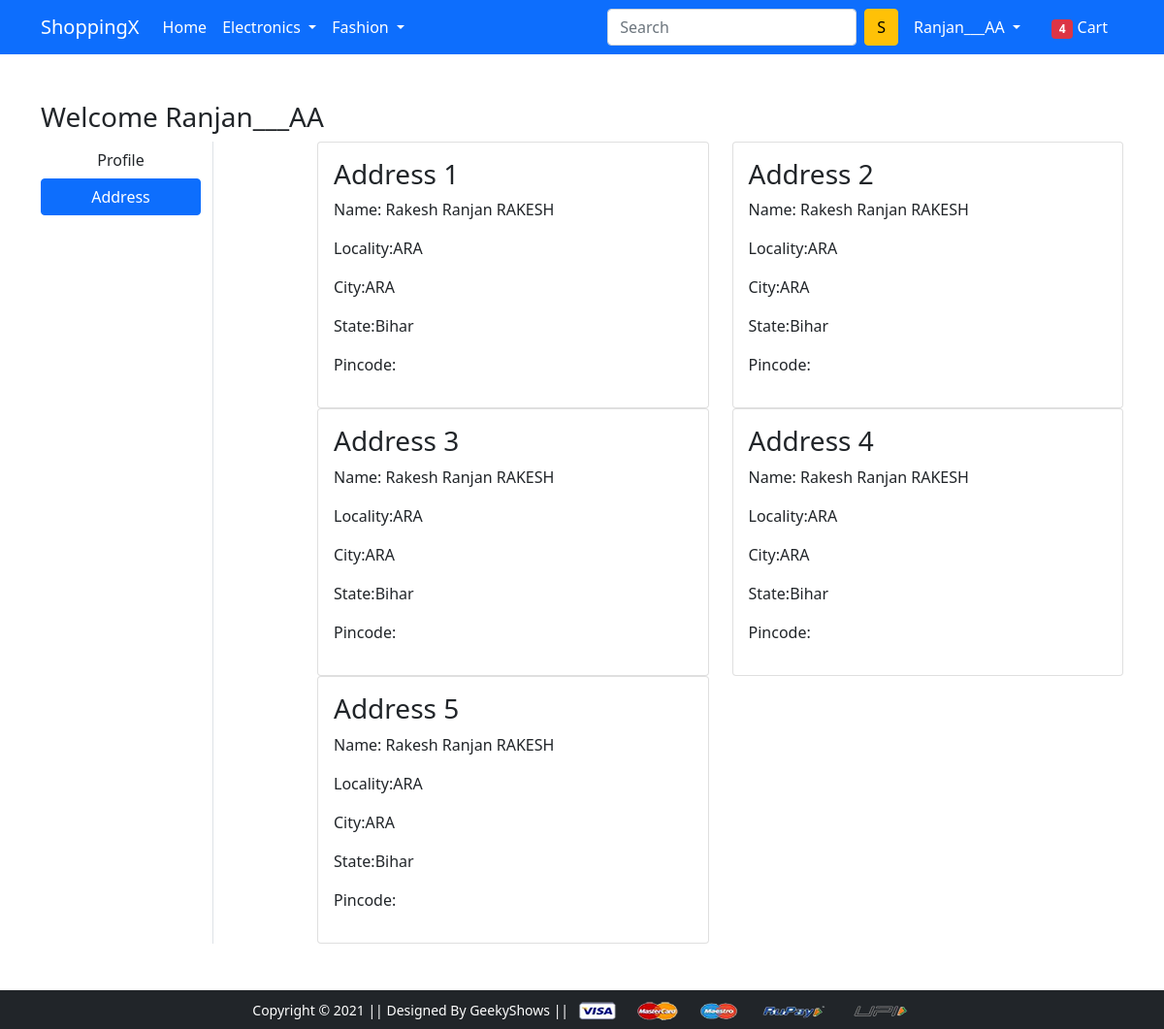
/address/ (signed in), run on the app's committed database.
### app/models.py (models this page shows, shortened)
class Customer(models.Model):
    user = models.ForeignKey(User,on_delete=models.CASCADE)
    name = models.CharField(max_length=200)
    locality = models.CharField(max_length=200)
    city = models.CharField(max_length=50)
    zipcode = models.IntegerField()
    state = models.CharField(choices=STATE_CHOICES,max_length=50)

### app/views.py (the view)
# urls.py: path('address/', views.address, name='address'),
@login_required
def address(request):
 add = Customer.objects.filter(user=request.user)
 return render(request, 'app/address.html',{'add':add,'active':'btn-primary'})

### app/templates/app/address.html (shortened to what this page needs)
{% extends 'app/base.html' %}
{% load static %}
{% block main-content %}
<div class="container my-5">
 <div class="row">
 <h3>Welcome <span class="text-capitilize">{{request.user}}</span></h3>
  <div class="col-sm-2 border-end">
   <ul class="list-unstyled">
    <li class="d-grid"><a href="{% url 'profile' %}" class="btn">Profile</a></li>
    <li class="d-grid"><a href="{% url 'address' %}" class="btn {{active}}">Address</a></li>
   </ul>
  </div>
  <div class="col-sm-9 offset-sm-1">
   <div class="row">
    {% for ad in add %}
    <div class="col-sm-6">
     <div class="card">
      <div class="card-body">
       <h3>Address {{forloop.counter}}</h3>
       <p>Name: {{ad.name}}</p>
       <p>Locality:{{ad.locality}}</p>
       <p>City:{{ad.city}}</p>
       <p>State:{{ad.state}}</p>
       <p>Pincode:{{ad.zincode}}</p>
      </div>
     </div>
    </div>
   {% endfor %}
     </div>
    </div>
   </div>
  </div>
{% endblock main-content %}

### app/templates/app/base.html (shortened to what this page needs)
<!doctype html>
{% load static %}
<html lang="en">
  <head>
    <link href="https://cdn.jsdelivr.net/npm/bootstrap@5.0.0-beta1/dist/css/bootstrap.min.css" rel="stylesheet">
    <link rel="stylesheet" href="{% static 'app/css/owl.carousel.min.css' %}">
    <link rel="stylesheet" href="{% static 'app/css/all.min.css' %}">
    <link rel="stylesheet" href="{% static 'app/css/style.css' %}">
  </head>
  <body>
    <nav class="navbar navbar-expand-lg navbar-dark bg-primary">
     <div class="container">
       <a class="navbar-brand" href="/">ShoppingX</a>
       <div class="collapse navbar-collapse" id="navbarSupportedContent">
         <ul class="navbar-nav me-auto mb-2 mb-lg-0">
           <li class="nav-item">
             <a class="nav-link active" aria-current="page" href="/">Home</a>
           </li>
           <li class="nav-item dropdown">
             <a class="nav-link dropdown-toggle text-white" href="#" id="electronicsDropdown" role="button" data-bs-toggle="dropdown" aria-expanded="false">
               Electronics
             </a>
           </li>
           <li class="nav-item dropdown">
             <a class="nav-link dropdown-toggle text-white" href="#" id="fashionDropdown" role="button" data-bs-toggle="dropdown" aria-expanded="false">
               Fashion
             </a>
           </li>
         </ul>
         <form class="d-flex">
           <input class="form-control me-2" type="search" placeholder="Search" aria-label="Search">
           <button class="btn btn-warning" type="submit">S</button>
         </form>
         <div>
          <ul class="navbar-nav me-auto mb-2 mb-lg-0">
            {% if request.user.is_authenticated %}
            <li class="nav-item dropdown mx-2">
              <a class="nav-link dropdown-toggle text-white" href="#" id="profileDropdown" role="button" data-bs-toggle="dropdown" aria-expanded="false">
                {{request.user.username|capfirst}}
              </a>
            </li>
            <li class="nav-item mx-2">
             <a href="{% url 'showcart' %}" class="nav-link text-white"><span class="badge bg-danger">4</span> Cart </a>
            </li>
            {% endif %}
          </ul>
         </div>
       </div>
     </div>
    </nav>
    {% block main-content %} {% endblock main-content %}
    <footer class="container-fluid bg-dark text-center p-2 mt-5">
        <small class="text-white">Copyright &copy; 2021 || Designed By GeekyShows || </small>
        <img src="{% static 'app/images/payment.png' %}" alt="" srcset="" class="img-fluid" height="2px">
    </footer>
  </body>
</html>

### data on the page
Customer: name "Rakesh Ranjan RAKESH", locality "ARA", city "ARA", state "Bihar"
Customer: name "Rakesh Ranjan RAKESH", locality "ARA", city "ARA", state "Bihar"
Customer: name "Rakesh Ranjan RAKESH", locality "ARA", city "ARA", state "Bihar"
Customer: name "Rakesh Ranjan RAKESH", locality "ARA", city "ARA", state "Bihar"
Customer: name "Rakesh Ranjan RAKESH", locality "ARA", city "ARA", state "Bihar"

### other printed values
{{ request.user.username|capfirst }} "Ranjan___AA"
{{ request.user }} "Ranjan___AA"
